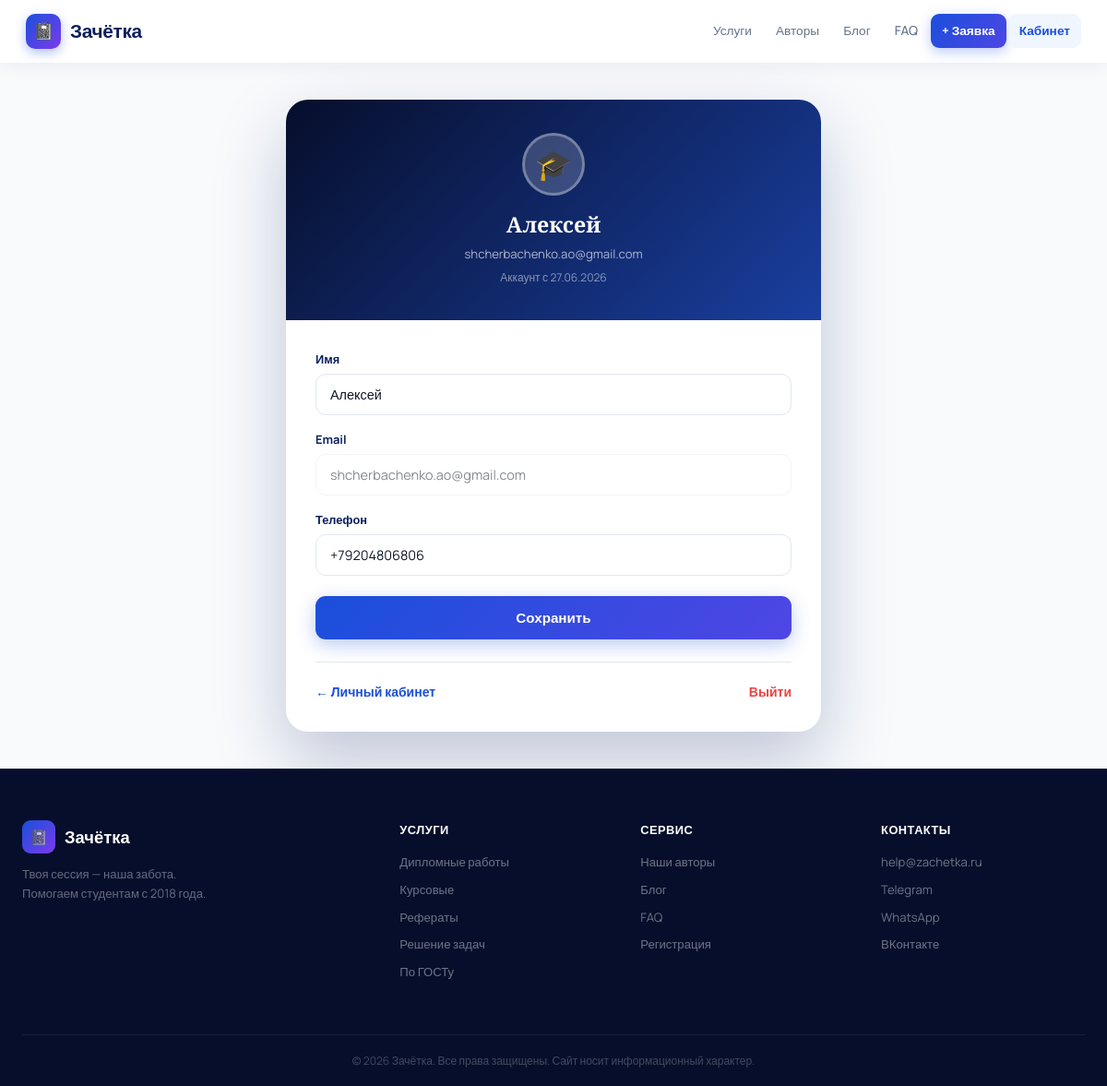
Screenshot of /profile (signed in) with the database file from the repository.
### models.py (models this page shows)
class User(UserMixin, db.Model):
    id = db.Column(db.Integer, primary_key=True)
    name = db.Column(db.String(120), nullable=False)
    email = db.Column(db.String(120), unique=True, nullable=False)
    password = db.Column(db.String(256), nullable=False)
    phone = db.Column(db.String(20))
    role = db.Column(db.String(20), default='student')  # student / executor / admin
    avatar = db.Column(db.String(10), default='🎓')
    created_at = db.Column(db.DateTime, default=datetime.utcnow)
    orders = db.relationship('Order', backref='user', lazy=True, foreign_keys='Order.user_id')
    messages = db.relationship('Message', backref='author', lazy=True)

### app.py (the view)
@app.route('/profile', methods=['GET', 'POST'])
@login_required
def profile():
    if request.method == 'POST':
        current_user.name = request.form.get('name', current_user.name).strip()
        current_user.phone = request.form.get('phone', current_user.phone or '').strip()
        db.session.commit()
        flash('Профиль обновлён', 'success')
        return redirect(url_for('profile'))
    return render_template('profile.html')

### app.py (called while the page is built)
@login_manager.user_loader
def load_user(user_id):
    return User.query.get(int(user_id))

### templates/profile.html (shortened to what this page needs)
{% extends "base.html" %}
{% block content %}
<div class="profile-page">
  <div class="profile-wrap">
    <div class="profile-head">
      <div class="profile-ava">🎓</div>
      <h2>{{ current_user.name }}</h2>
      <p>{{ current_user.email }}</p>
      <p style="margin-top:4px;opacity:.5;font-size:.75rem">Аккаунт с {{ current_user.created_at.strftime('%d.%m.%Y') }}</p>
    </div>
    <div class="profile-body">
      <form method="POST">
        <div class="form-group"><label>Имя</label><input type="text" name="name" value="{{ current_user.name }}" required></div>
        <div class="form-group"><label>Email</label><input type="email" value="{{ current_user.email }}" disabled style="opacity:.5;cursor:not-allowed"></div>
        <div class="form-group"><label>Телефон</label><input type="tel" name="phone" value="{{ current_user.phone or '' }}" placeholder="+7 999 000-00-00"></div>
        <button type="submit" class="btn-submit">Сохранить</button>
      </form>
      <div style="margin-top:24px;padding-top:20px;border-top:1px solid var(--gray-border);display:flex;justify-content:space-between;align-items:center">
        <a href="{{ url_for('dashboard') }}" style="color:var(--blue-mid);font-weight:700;font-size:.875rem">← Личный кабинет</a>
        <a href="{{ url_for('logout') }}" style="color:#EF4444;font-weight:700;font-size:.875rem">Выйти</a>
      </div>
    </div>
  </div>
</div>
{% endblock %}

### static/css/style.css (style rules this page uses)
:root { --blue-deep: #060E2B; --blue-navy: #0A1F5C; --blue-mid: #1A4FDB; --blue-light: #3B82F6; --blue-pale: #EFF6FF; --blue-border: #BFDBFE; --indigo: #4F46E5; --violet: #7C3AED; --accent: #F59E0B; --accent2: #EC4899; --green: #10B981; --white: #FFFFFF; --gray-bg: #F8FAFC; --gray-text: #64748B; --gray-border: #E2E8F0; --text: #0F172A; --radius: 16px; --radius-lg: 24px; --shadow-sm: 0 2px 8px rgba(10,31,92,.08); --shadow: 0 6px 24px rgba(10,31,92,.12); --shadow-lg: 0 16px 56px rgba(10,31,92,.18); --shadow-xl: 0 32px 80px rgba(10,31,92,.24); --font: 'Manrope', sans-serif; --font-d: 'Playfair Display', serif; --nav-h: 68px; }
*, *::before, *::after { box-sizing: border-box; margin: 0; padding: 0; }
html { scroll-behavior: smooth; }
body { font-family: var(--font); color: var(--text); background: var(--white); line-height: 1.65; padding-top: var(--nav-h); }
a { color: inherit; text-decoration: none; }
.form-group { margin-bottom: 16px; }
.form-group label { display: block; font-size: .8rem; font-weight: 700; color: var(--blue-navy); margin-bottom: 5px; }
.form-group input, .form-group select, .form-group textarea { width: 100%; padding: 12px 15px; border: 1.5px solid var(--gray-border); border-radius: 11px; font-family: var(--font); font-size: .9rem; color: var(--text); transition: all .2s; background: #fff; }
.btn-submit { width: 100%; background: linear-gradient(135deg,var(--blue-mid),var(--indigo)); color: #fff; padding: 13px; border: none; border-radius: 11px; font-family: var(--font); font-size: .95rem; font-weight: 800; cursor: pointer; transition: all .25s; margin-top: 6px; box-shadow: 0 6px 20px rgba(26,79,219,.3); }
.profile-page { min-height: calc(100vh - var(--nav-h)); background: var(--gray-bg); padding: 40px 24px; }
.profile-wrap { max-width: 580px; margin: 0 auto; background: #fff; border-radius: var(--radius-lg); box-shadow: var(--shadow-xl); overflow: hidden; }
.profile-head { background: linear-gradient(135deg,var(--blue-deep),#1A3FA0); color: #fff; padding: 36px; text-align: center; }
.profile-ava { width: 68px; height: 68px; border-radius: 50%; background: rgba(255,255,255,.18); display: flex; align-items: center; justify-content: center; font-size: 2rem; margin: 0 auto 12px; border: 3px solid rgba(255,255,255,.3); }
.profile-head h2 { font-family: var(--font-d); font-size: 1.45rem; }
.profile-head p { opacity: .65; font-size: .82rem; margin-top: 3px; }
.profile-body { padding: 32px; }

### rows the page displays
User: name "Алексей", email "shcherbachenko.ao@gmail.com", created_at "27.06.2026", phone "+79204806806"
